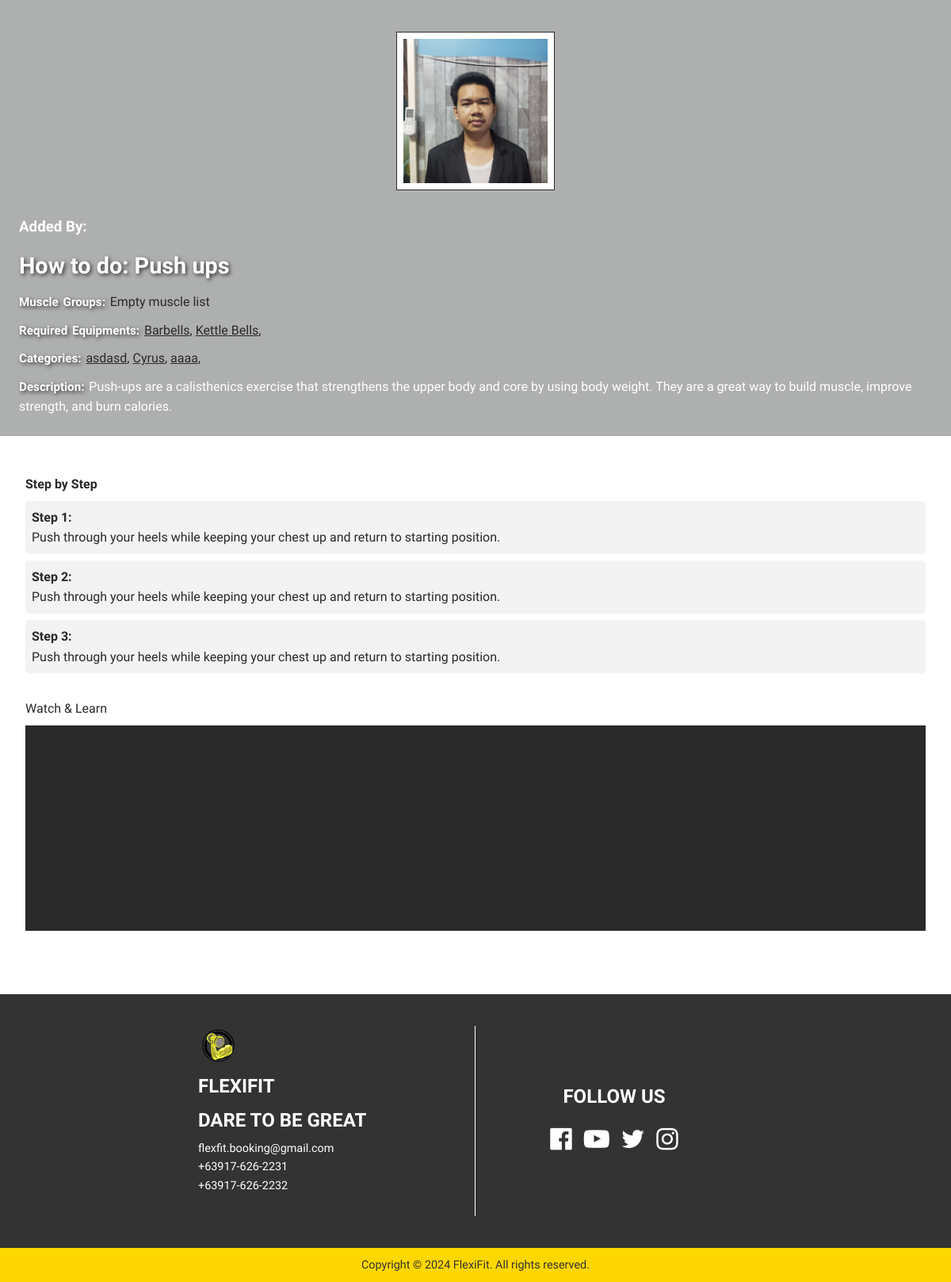
The page /exercise.php?id=1 on the database its author committed.
### tables this page shows
CREATE TABLE `exercise` (
  `ID` int(11) NOT NULL,
  `userID` int(11) NOT NULL,
  `exerciseName` varchar(255) NOT NULL,
  `exercisePicUrl` varchar(500) NOT NULL,
  `exerciseVidUrl` text DEFAULT NULL,
  `description` varchar(500) NOT NULL,
  `status` tinyint(1) NOT NULL DEFAULT 0,
  `dateCreated` date NOT NULL DEFAULT current_timestamp()
);

CREATE TABLE `equipment` (
  `ID` int(11) NOT NULL,
  `equipment_name` varchar(255) NOT NULL
);

CREATE TABLE `category` (
  `ID` int(11) NOT NULL,
  `category_name` varchar(255) NOT NULL,
  `category_description` varchar(500) NOT NULL,
  `category_pic_url` varchar(500) NOT NULL,
  `dateCreated` date NOT NULL DEFAULT current_timestamp()
);

CREATE TABLE `exercise_steps` (
  `ID` int(11) NOT NULL,
  `exerciseID` int(11) NOT NULL,
  `step_pic_url` varchar(500) DEFAULT NULL,
  `step_instruction` varchar(500) DEFAULT NULL
);

### includes/exercise.php (called while the page is built, shortened)
<?php
class Exercise
{
    private $exerciseId;
    private $conn;
    public function __construct($conn, $exerciseId)
    {
        $this->conn = $conn;
        $this->exerciseId = $exerciseId;
    }
    public function get_exercise()
    {
        $stmt = $this->conn->prepare("SELECT * FROM `exercise` WHERE ID = ?");
        $stmt->bind_param("i", $this->exerciseId);
        $stmt->execute();
        $result = $stmt->get_result();
        if ($result->num_rows > 0) {
            return $result->fetch_assoc();
        } else {
            return [];
        }
    }
    public function get_equipments()
    {
        $stmt = $this->conn->prepare("SELECT `equipment`.`equipment_name`, `equipment`.`ID` FROM `equipment` INNER JOIN `exercise_equipment`  ON `equipment`.`ID` = `exercise_equipment`.`equipmentID`  WHERE exerciseID = ?");
        $stmt->bind_param("i", $this->exerciseId);
        $stmt->execute();
        $result = $stmt->get_result();
        $equipments = [];
        while ($row = $result->fetch_assoc()) {
            $equipments[] = $row;
        }
        return $equipments;
    }
    public function get_categories()
    {
        $stmt = $this->conn->prepare("SELECT `category`.`category_name`, `category`.`ID` FROM `category` INNER JOIN `exercise_category`  ON `category`.`ID` = `exercise_category`.`categoryID`  WHERE exerciseID = ?");
        $stmt->bind_param("i", $this->exerciseId);
        $stmt->execute();
        $result = $stmt->get_result();
        if ($result->num_rows > 0) {
            $categories = [];
            while ($rows = $result->fetch_assoc()) {
                $categories[] = $rows;
            }
            return $categories;
        } else {
            return [];
        }
    }
    public function get_exercise_steps()
    {
        $stmt = $this->conn->prepare("SELECT * FROM `exercise_steps` WHERE exerciseID = ?");
        $stmt->bind_param("i", $this->exerciseId);
        $stmt->execute();
        $result = $stmt->get_result();
        $steps = [];
        while ($row = $result->fetch_assoc()) {
            $steps[] = $row;
        }
        return $steps;
    }
}

### exercise.php (the view, shortened to what this page needs)
<?php
require_once("./includes/auth.php");
isset($_GET['id']) && !empty($_GET['id']) ? $exerciseId = $_GET['id'] : header("location: ./explore-exercises.php");
?>
<?php
require_once "./includes/exercise.php";
$exercise = new Exercise($conn, $exerciseId);
if ($exercise->check_id() === true) {
    $exerciseDetails = $exercise->get_exercise();
    $muscleList = $exercise->get_muscles();
    $equipmentList = $exercise->get_equipments();
    $categoryList = $exercise->get_categories();
    $stepsList = $exercise->get_exercise_steps();
} else {
    header("location: ./explore-exercises.php");
    exit();
};
?>
<!DOCTYPE html>
<html lang="en">
<head>
    <?php require_once "./components/global_css.php" ?>
    <link rel="stylesheet" href="./css/exercise-page.css">
</head>
<body>
    <header class="header">
        <div class="header-content">
            <div class="header-list">
                <h3>Added By: </h3>
            </div>
            <h1>How to do: <?= htmlspecialchars($exerciseDetails['exerciseName']) ?></h1>
            <div class="header-list">
                <p>Muscle Groups: </p>
                <?php echo (empty($muscleList) ? "<a>Empty muscle list</a>" : '') ?>
            </div>
            <div class="header-list">
                <p>Required Equipments: </p>
                <?php foreach ($equipmentList as $equipment): ?>
                    <a href="<?= htmlspecialchars($equipment['ID']) ?>">
                        <u><?= htmlspecialchars($equipment['equipment_name']) ?></u>,
                    </a>
                <?php endforeach; ?>
            </div>
            <div class="header-list">
                <p>Categories: </p>
                <?php foreach ($categoryList as $category): ?>
                    <a href="<?= htmlspecialchars($category['ID']) ?>">
                        <u><?= htmlspecialchars($category['category_name']) ?></u>,
                    </a>
                <?php endforeach; ?>
            </div>
            <div class="header-list">
                <p>Description: </p>
                <?php echo (empty($exerciseDetails['description']) ? "No Description" : htmlspecialchars($exerciseDetails['description'])) ?>
            </div>
        </div>
        <div class="header-background">
            <img src="./admin/images/exercises/<?= htmlspecialchars($exerciseDetails['exercisePicUrl']) ?>">
        </div>
    </header>
    <div class="main-container">
        <div class="exercise-content">
            <div class="exercise-left">
                <p><b>Step by Step</b></p>
                <?php foreach ($stepsList as $count => $step): ?>
                    <div class="step">
                        <div>
                            <strong>Step <?= $count + 1 ?>: </strong>
                            <p><?= htmlspecialchars($step['step_instruction']) ?></p>
                        </div>
                    </div>
                <?php endforeach; ?>
            </div>
            <div class="exercise-right">
                <p>Watch & Learn</p>
                <?php echo
                empty($exerciseDetails['exerciseVidUrl'])
                    ? '<p>No video provided for this exercise</p>'
                    : "<video class='video-container' width='100%' loop autoplay muted>
                            <source src='./admin/images/exercises/videos/" . $exerciseDetails["exerciseVidUrl"] . "'></source>
                        </video>
                    "; ?>
            </div>
        </div>
    </div>
    <?php require_once "./components/footer.php" ?>
</body>
</html>

### css/exercise-page.css (style rules this page uses)
.header { width: 100%; height: 400px; min-height: fit-content; display: flex; justify-content: center; color: white; text-align: left; background-color: var(--dark-grey); padding: 2rem; }
.header-content { height: fit-content; width: 1200px; max-width: 100%; display: flex; flex-direction: column; align-items: flex-start; gap: 1rem; }
.header-background { align-self: center; height: 300px; width: 300px; min-width: 300px; min-height: 300px; border: 1px solid var(--black); padding: 0.5rem; background-color: white; }
.header-background img { height: 100%; width: 100%; object-fit: cover; }
.header-content h1 { font-size: 2.5rem; margin: 0; text-shadow: 2px 2px 5px rgba(0, 0, 0, 0.7); }
.header-content p { text-shadow: 2px 2px 5px rgba(0, 0, 0, 0.7); color: #ffff; font-weight: bold; word-spacing: 2px; }
.header-list p { display: inline; }
.exercise-content { display: grid; grid-template-columns: 0.6fr 0.4fr; gap: 1rem; }
.exercise-left, .exercise-right { display: flex; flex-direction: column; gap: 0.5rem; }
.step { padding: 0.5em; background-color: var(--light-grey); border-radius: 5px; }
.video-container { max-height: 259px; object-fit: contain; background-color: var(--black); }
@media only screen and (max-width: 1200px) { .header { flex-direction: column-reverse; align-items: center; height: auto; text-align: center; padding: 1.5rem; } }
@media only screen and (max-width: 1200px) { .header-content { width: 100%; align-items: start; text-align: start; gap: 10px; } }
@media only screen and (max-width: 1200px) { .header-background { width: 200px; height: 200px; min-width: 200px; min-height: 200px; margin-top: 1rem; margin-bottom: 2rem; } }
@media only screen and (max-width: 1200px) { .header-content h1 { font-size: 1.8rem; } }
@media only screen and (max-width: 1200px) { .header-content p { font-size: 0.95rem; } }
@media only screen and (max-width: 1200px) { .exercise-content { display: flex; flex-direction: column; gap: 2rem; padding: 1rem; } }
@media only screen and (max-width: 1200px) { .step { align-items: center; } }
@media only screen and (max-width: 1200px) { .step p { width: 90%; font-size: 1rem; } }

### rows shown on the page
exercise: exerciseName "Push ups", description "Push-ups are a calisthenics exercise that strengthens the upper body and core by using body weight. They are a great way to build muscle, improve strength, and burn calories.", exercisePicUrl (picture)
equipment: equipment_name "Barbells"
equipment: equipment_name "Kettle Bells"
category: category_name "asdasd"
category: category_name "Cyrus"
category: category_name "aaaa"
exercise_steps: step_instruction "Push through your heels while keeping your chest up and return to starting position."
exercise_steps: step_instruction "Push through your heels while keeping your chest up and return to starting position."
exercise_steps: step_instruction "Push through your heels while keeping your chest up and return to starting position."
